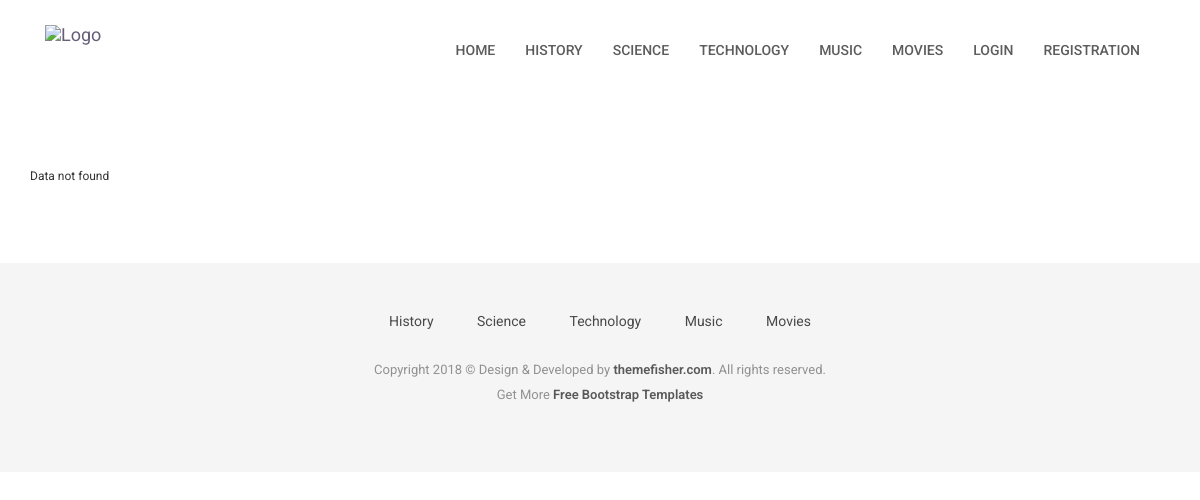
The app's page /question/7, older data.
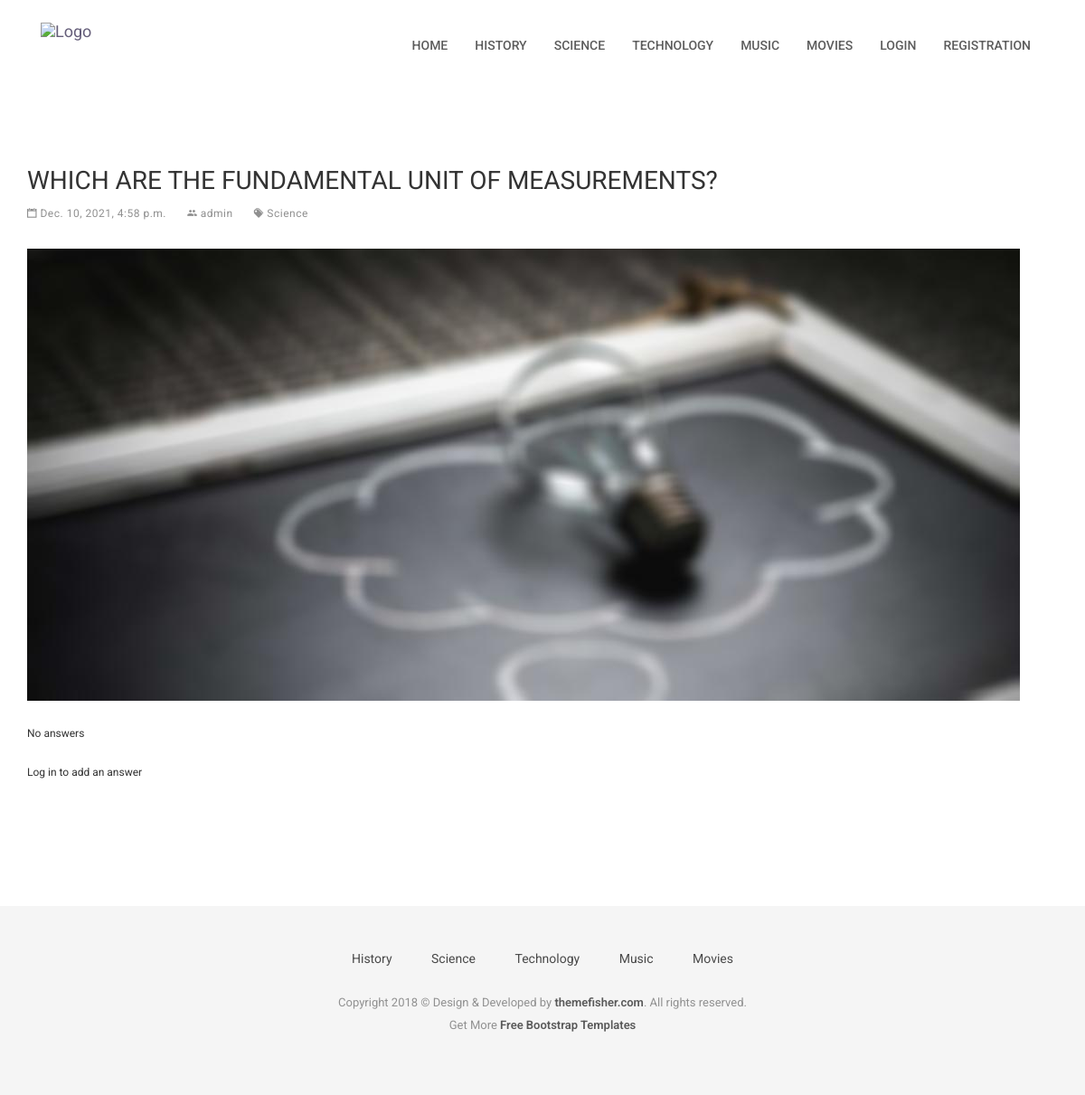
The same page, newer data.
### question_answer/models.py (models this page shows, shortened)
class Question(models.Model):
    category=models.ForeignKey(Category,on_delete=models.CASCADE)
    user=models.ForeignKey(User, on_delete=models.SET_NULL,null=True,blank=True,default=None)
    question=models.CharField(max_length=50)
    status=models.BooleanField(default=True)
    added_date=models.DateTimeField()

### category/models.py (models this page shows, shortened)
class Category(models.Model):
    title=models.CharField(max_length=255)
    status=models.BooleanField(default=True)

### account/views.py (the view, shortened to what this page needs)
# urls.py: path('question/<int:question_id>',views.QuestionDetails,name='QuestionDetails'),
def QuestionDetails(request,question_id):
    navigation_categories = Category.objects.filter(status=True).order_by('-id')[:5]
    answersObjects=Answer.objects.filter(question_id=question_id)
    answers={}
    try:
        question=Question.objects.get(id=question_id)
    except Question.DoesNotExist:
          question= {}
    return render(request, 'question-details.html',{
        'navigation_categories':navigation_categories,
        'question':question,
        'answers':list(answers.values()),
    })

### templates/question-details.html (shortened to what the changed rows need)
{% extends 'base.html' %}
{% block content %}
<section class="page-wrapper">
    <div class="container">
        {% if question %}
        <div class="row">
            <div class="col-md-12">
                <div class="post post-single">
                    <h2 class="post-title">{{question.question|title}}</h2>
                    <div class="post-meta">
                        <ul>
                            <li>
                                <i class="ion-calendar"></i> {{question.added_date}}
                            </li>
                            {% if question.user %}
                            <li>
                                <i class="ion-android-people"></i> {{question.user}}
                            </li>
                            {% endif %}
                            <li>
                                <a href="{% url 'categoryQuestion' category_id=question.category.id %}"><i
                                        class="ion-pricetags"></i> {{question.category.title|title}}</a>
                            </li>
                        </ul>
                    </div>
                    <div class="post-thumb">
                        <img class="img-responsive" src="images/blog/blog-post-1.jpg" alt="">
                    </div>
                    <div class="post-comments">
                        {% if answers %}
                        {% for answerdict in answers %}
                        <ul class="media-list comments-list m-bot-50 clearlist">
                            <li class="media">
                                <a class="pull-left" href="javascript:void(0)">
                                    <img class="media-object comment-avatar"
                                        src="{{answerdict.user_profile.profile_picture.url}}" alt="" width="50"
                                        height="50">
                                </a>
                                <div class="media-body">
                                    <div class="comment-info">
                                        <h4 class="comment-author">
                                            <a href="javascript:void(0)">{{answerdict.answer.user.first_name}}
                                                {{answerdict.answer.user.last_name}}</a>
                                        </h4>
                                        <time>{{answerdict.added_date}}</time>
                                    </div>
                                    <p>
                                        {{answerdict.answer}}
                                    </p>
                                    <div class="col-md-12">
                                        {% if answerdict.comments %}
                                            {% for comment in answerdict.comments %}
                                                <div class="row">
                                                    <div class="col-md-4">{{comment.user.first_name|title }} {{comment.user.last_name|title}}
                                                        <small>{{ comment.added_date}}</small>
                                                    </div>
                                                    <div class="col-md-6">{{ comment.comments }}</div>
                                                    {% if comment.image %}
                                                      <div class="col-md-2"><a target="_blank" href="{{ comment.image.url}}"><img width="50" src="{{ comment.image.url}}"></a></div>
                                                    {% endif %}
                                                </div>
                                            {% endfor %}
                                        {% endif %}
                                    </div>
                                    {% if request.user.is_authenticated %}
                                    <form action="{% url 'SaveComment' %}" method="POST" enctype='multipart/form-data'>
                                        {% csrf_token %}
                                        <input type="hidden" name="answer_id" value="{{answerdict.answer.id}}">
                                        <input type="hidden" name="question_id" value="{{question.id}}">
                                        <input type="text" class="form-control" name="comment"
                                            placeholder="Comment on Answer...">
                                        <input type="file" class="form-control" name="image" multiple>
                                        <input type="submit" name="answer-{{answerdict.answer.id}}">
                                    </form>
                                    {% endif %}
                                </div>
                            </li>
                        </ul>
                        {% endfor %}
                        {% else %}
                        <h6>No answers</h6>
                        {% endif %}
                    </div>
                    {% if request.user.is_authenticated %}
                    <div class="post-comments-form">
                        <h3 class="post-sub-heading">Leave You Comments</h3>
                        <form method="post" action="#" id="form" role="form">
                            <div class="row">
                                <div class="col-md-6 form-group">
                                    <input type="text" name="name" id="name" class=" form-control" placeholder="Name *"
                                        maxlength="100" required="">
                                </div>
                                <div class="col-md-6 form-group">
                                    <input type="email" name="email" id="email" class=" form-control"
                                        placeholder="Email *" maxlength="100" required="">
                                </div>
                                <div class="form-group col-md-12">
                                    <textarea name="text" id="text" class=" form-control" rows="6" placeholder="Comment"
                                        maxlength="400"></textarea>
                                </div>
                                <div class="form-group col-md-12">
                                    <button type="submit" class="btn btn-main ">
                                        Send comment
                                    </button>
                                </div>
                            </div>
                        </form>
                    </div>
                    {% else %}
                    <h6>Log in to add an answer</h6>
                    {% endif %}
                </div>
            </div>
        </div>
        {% else %}
        <h6>Data not found</h6>
        {% endif %}
    </div>
</section>
{% endblock %}

Row changes from the older to the newer data that the page shows:
added Question: question "WHICH ARE THE FUNDAMENTAL UNIT OF MEASUREMENTS?", added_date "Dec. 10, 2021, 4:58 p.m.", user "admin", category "Science"
Text that changed along with them:
text no longer shown: "Data not found"
text now shown: "No answers Log in to add an answer"
